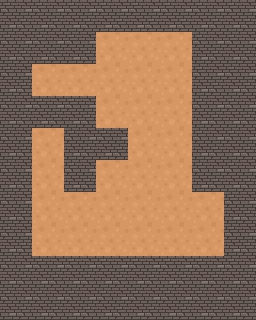

This is a level from a 2D game, rendered from its Tiled map with the project's own tilesets. A one-line summary and the complete map file follow:
An orthogonal 8x10 tile map with 32x32 px tiles, 1 tile layer (Прошарок плиток 1).

<map version="1.10" tiledversion="1.10.2" orientation="orthogonal" renderorder="left-up" width="8" height="10" tilewidth="32" tileheight="32" infinite="0" nextlayerid="2" nextobjectid="1">
 <tileset firstgid="1" source="Підлога.tsx" />
 <layer id="1" name="Прошарок плиток 1" width="8" height="10">
  <data encoding="csv">
2,2,2,2,2,2,2,2,
2,2,2,1,1,1,2,2,
2,1,1,1,1,1,2,2,
2,2,2,1,1,1,2,2,
2,1,2,2,1,1,2,2,
2,1,2,1,1,1,2,2,
2,1,1,1,1,1,1,2,
2,1,1,1,1,1,1,2,
2,2,2,2,2,2,2,2,
2,2,2,2,2,2,2,2
</data>
 </layer>
</map>